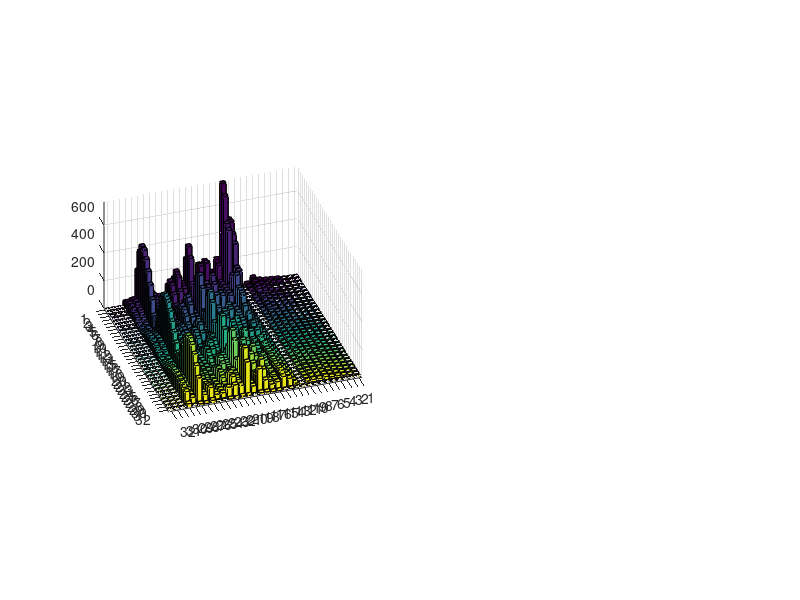

Write the MATLAB code that produced this figure. (Note: this script raises an error after producing the figure.)
clc
clear
close all

input = [0.56419 0.750403 0.660522 0.911273 1.34284 1.50121 1.34837 1.305 1.65285 1.95048 1.8992 1.70324 1.84558 2.21515 2.33643 2.14315 2.0558 2.35662 2.63985 2.5734 2.35395 2.45887 2.81079 2.93 2.72624 2.61385 2.88901 3.17099 3.10471 2.87211 2.95047 0.0621628 
2.25676 2.44332 1.42213 1.76903 1.95221 1.78768 2.18511 3.1298 3.22037 3.22354 3.52132 3.54031 4.41476 4.63621 4.677 5.68094 5.03376 3.09151 3.65267 4.86399 4.61605 4.36635 6.02914 6.32874 5.15124 5.98927 6.68356 6.17421 5.6615 5.44711 6.29439 0.58132 
4.23142 3.94456 3.4733 4.12155 2.3928 3.55288 3.73559 3.38994 4.2894 4.46669 4.38115 5.8908 6.43707 6.06561 5.73139 7.16062 8.34532 7.0581 7.71016 7.28282 7.52989 10.1024 9.13888 7.78747 8.42773 8.5418 8.21797 9.38484 9.48922 8.68203 9.59718 1.00255 
12.1301 11.3906 4.38321 5.95409 5.66948 5.934 4.4239 7.94437 6.94301 4.47371 4.38464 5.56272 7.82891 6.10774 8.14562 9.06205 6.32662 10.5496 10.4044 14.5675 19.2359 16.5443 13.5351 10.0534 12.8025 14.1586 12.18 15.7171 16.5669 15.4267 14.6434 3.15166 
16.6436 14.827 2.39728 8.70413 5.45704 5.55617 6.94175 8.20591 7.55852 9.31936 8.58058 6.93269 9.11779 8.56121 7.7632 10.2983 11.0582 10.1053 10.4061 10.4188 14.2218 13.7182 10.3337 16.4303 16.6698 18.0921 21.2474 18.4116 17.8063 15.6946 14.3639 3.06792 
19.7466 14.9117 8.60657 14.3124 7.28036 7.578 5.81251 7.1823 8.30536 10.065 9.50471 13.349 11.552 8.70406 11.8343 10.2614 9.21384 11.1927 10.3937 12.0246 11.0339 12.7843 12.9788 9.5173 12.4312 13.6695 15.5631 18.974 13.7465 19.6121 22.3798 3.3702 
28.2095 22.8572 19.9214 22.0993 7.71517 15.5638 13.1066 10.913 11.2476 9.18182 13.0494 12.9474 12.7867 16.9377 11.3796 15.4616 14.6363 13.3177 12.989 16.2006 14.4635 13.1735 12.7353 14.0412 15.0713 14.5534 15.3934 15.9649 16.0502 16.4949 16.7629 2.93363 
51.0592 46.3167 41.0614 43.5024 21.1156 36.9497 27.5259 25.7032 26.9192 15.5808 14.876 15.2229 12.7405 13.8816 15.5851 18.4932 16.1136 21.7614 20.957 19.0624 22.5763 15.6725 22.4276 20.5124 18.0191 20.9186 15.6472 17.0764 19.0989 17.6488 18.3546 1.88541 
14.3868 17.0769 15.6524 12.8825 9.96753 12.7228 11.6848 12.1272 11.5386 11.129 10.5531 11.8841 11.8757 12.1254 14.2101 13.0911 13.9406 13.2883 10.5865 11.2834 11.1311 11.128 12.6271 12.6161 11.4516 12.0026 11.2907 10.6077 13.7815 14.5932 13.8152 1.33262 
0 0 0 0 0 0 0 0 0 0 0 0 0 0 0 0 0 0 0 0 0 0 0 0 0 0 0 0 0 0 0 0 
17.2078 20.836 18.0636 16.683 12.4326 11.9507 8.91597 8.44977 10.9292 10.6137 11.615 11.5686 12.0778 12.079 11.7517 11.8875 10.2898 10.4468 11.1811 9.20151 10.7776 12.3525 11.2903 13.6184 14.1972 13.4675 15.4109 15.8321 15.9627 15.6167 14.4279 2.20272 
501.282 506.952 441.939 396.491 247.298 246.766 105.19 116.603 47.7381 90.4856 42.5067 70.3063 56.1384 69.1823 49.5531 74.5357 40.9878 67.7776 39.5241 57.0972 45.8197 55.7474 50.4413 52.3307 47.2642 52.0781 47.6307 57.7018 50.8908 59.8002 57.1682 6.16326 
768.99 700.15 527.013 502.169 134.087 225.375 128.487 273.385 203.497 211.356 197.736 145.24 74.1067 136.574 92.8296 115.861 90.9214 111.891 74.3042 104.473 77.3714 107.396 91.2262 98.1377 87.5572 88.9032 77.8033 79.9678 91.125 100.179 78.0266 2.28709 
229.907 209.421 113.154 120.864 120.899 123.659 130.519 134.253 86.1158 101.878 103.3 106.429 91.6187 95.6852 73.5396 65.4596 88.7148 111.13 73.5912 83.1147 77.3912 55.0758 60.1783 76.1722 63.1261 41.1067 51.8949 54.8781 51.7965 43.6159 47.9786 7.46126 
146.125 132.469 33.441 77.3199 111.843 74.4482 36.0352 66.7797 72.2955 51.4982 60.2356 76.428 41.5841 36.7739 43.8502 65.8459 37.8352 30.4852 52.5433 56.6709 29.8348 44.3079 39.9418 39.511 36.3984 46.2689 46.4211 36.4256 36.0122 46.5143 39.2444 7.78442 
231.6 243.116 119.23 137.208 223.009 183.93 91.9638 90.1432 188.716 195.758 101.474 141.707 199.499 191.252 116.502 156.025 194.244 170.245 104.751 180.457 201.243 150.68 103.607 149.233 180.693 134.81 77.7672 131.356 180.342 131.951 77.2225 13.6984 
214.11 230.609 119.911 89.4466 173.125 169.194 122.919 67.6264 153.627 207.422 138.681 88.8275 114.066 184.431 159.497 95.6072 115.494 199.089 179.193 133.403 132.395 159.792 187.606 150.969 86.532 126.55 179.755 136.642 90.2675 107.853 164.888 15.4009 
107.196 147.673 116.06 58.8754 38.2807 56.18 67.8395 77.5036 83.2247 76.0177 57.1292 42.3656 43.8255 55.5802 66.2012 60.4839 35.3925 20.6344 39.9454 49.958 46.4901 35.7741 39.2735 56.2226 59.4695 45.333 37.2233 46.3947 49.9274 46.058 48.4431 1.3494 
269.401 384.67 322.409 159.094 34.1263 193.168 295.951 319.106 248.038 103.537 122.394 262.565 315.094 263.121 141.365 68.6763 179.371 266.977 281.986 209.627 81.8156 134.478 255.08 296.126 245.735 130.722 67.2056 192.889 291.203 308.425 229.666 11.3762 
86.8852 127.033 113.416 69.0758 23.4341 34.5272 52.8984 56.7421 55.7471 57.6701 60.9568 59.5872 50.5719 43.1631 56.9169 81.0321 94.6986 88.1935 63.2297 39.7834 54.3114 77.8655 83.7193 71.2416 59.1472 68.7824 84.3572 87.3136 77.6534 67.4833 67.8718 13.2631 
146.689 218.488 201.245 123.701 25.4801 90.6704 157.665 175.701 144.885 80.9397 31.3954 79.9691 117.096 117.13 81.3437 26.3688 47.7466 91.8566 104.79 82.9604 44.7487 57.1169 97.0992 112.488 93.5962 52.5886 50.6511 95.0397 122.113 116.112 79.4966 5.5079 
102.4 155.641 151.394 108.594 50.8675 47.6717 91.9361 118.035 117.567 93.3428 55.0749 33.5751 61.6834 87.7893 91.9695 71.618 35.9575 33.2888 68.481 90.0794 88.8212 67.6337 41.9607 46.508 71.9427 88.5268 87.6489 69.9509 46.1619 46.242 70.8464 9.36254 
34.4156 54.0263 56.9847 49.0863 35.3998 20.9547 9.24463 7.27171 18.2382 31.8294 44.1281 51.5365 51.8023 45.0056 33.7752 23.2334 20.1004 24.2334 29.7221 34.6645 38.8082 41.2597 40.8957 37.5789 32.7977 29.3099 29.2334 31.9156 35.2312 37.5899 38.0361 2.21974 
40.9037 64.9213 70.1631 63.1416 49.1762 33.5443 19.6538 9.43284 15.4407 32.3444 50.2068 64.2785 71.0845 69.3805 60.8199 49.9308 42.8255 42.5506 45.8967 49.2085 51.8636 54.2701 55.6642 54.2329 48.6788 39.3949 28.9359 22.3284 23.7702 29.5905 35.3582 4.19653 
57.5473 92.1659 101.489 94.0083 75.9172 53.3149 30.7806 13.2755 23.1736 47.0268 71.5593 91.98 104.65 108.27 104.738 98.664 94.8953 94.9755 96.6738 97.41 96.6487 95.199 93.1937 89.2938 82.0402 71.9819 63.1102 61.6357 69.3767 81.2006 91.5236 22.7418 
62.3429 100.353 111.723 105.546 88.4619 67.5443 48.846 35.6827 30.0666 35.558 50.1338 66.7327 79.6957 86.0045 85.6064 81.1543 76.5158 74.1549 73.6704 73.5643 73.5758 74.4549 75.9415 75.957 72.1093 63.6394 52.4431 43.0907 40.4553 44.0908 49.559 8.31654 
251.064 409.699 470.061 467.772 424.73 360.326 286.405 204.244 110.228 32.5041 127.934 237.513 325.353 378.409 392.566 373.066 331.745 281.052 227.726 172.662 124.001 121.658 182.541 261.076 326.928 365.571 372.001 348.686 302.807 242.728 175.907 13.2454 
45.1352 72.9093 81.7944 78.3174 67.1491 53.2507 40.7399 31.4782 26.3752 29.1484 40.9455 56.3666 69.8777 77.731 78.2043 71.7871 61.063 50.1868 43.5245 42.7944 46.0653 51.1716 57.2538 63.4674 68.2434 69.8746 67.4388 61.3508 53.4579 46.7029 43.9352 2.99011 
37.2365 62.0147 73.8657 77.0182 72.9132 62.9423 49.1327 35.2408 29.3606 37.6201 52.2631 66.2744 76.6245 81.8869 81.5175 75.7324 65.6137 53.5514 44.3397 44.8237 56.1372 72.4371 88.8506 102.713 112.604 117.895 118.591 115.263 108.986 101.247 93.7535 28.8658 
0 0 0 0 0 0 0 0 0 0 0 0 0 0 0 0 0 0 0 0 0 0 0 0 0 0 0 0 0 0 0 0 
0 0 0 0 0 0 0 0 0 0 0 0 0 0 0 0 0 0 0 0 0 0 0 0 0 0 0 0 0 0 0 0 
0 0 0 0 0 0 0 0 0 0 0 0 0 0 0 0 0 0 0 0 0 0 0 0 0 0 0 0 0 0 0 0 
];


database_data = [0 0 0 0 0 0 0 0 0 0 0 0 0 0 0 0 0 0 0 0 0 0 0 0 0 0 0 0 0 0 0 0 
2.82095 2.71888 1.05078 2.34252 2.4494 1.93877 1.30106 2.91171 4.13131 3.67493 3.86216 4.48139 4.64754 5.11155 5.59118 5.91168 5.30614 4.5713 4.62461 4.01131 4.72296 6.09915 6.68588 6.99043 6.22811 6.40808 7.1605 5.90295 6.28485 7.47224 6.88133 0.278405 
4.51352 4.37583 3.03351 2.50936 1.59078 3.00395 4.3151 5.05278 5.26247 5.26657 3.76724 4.80564 3.43251 5.11793 6.87887 6.76232 7.27575 5.79817 6.36587 6.19281 7.1108 7.72719 7.45951 8.4136 7.60302 8.00236 8.91435 7.90093 5.99562 7.82002 8.3511 0.00862025 
5.92399 5.81178 3.60897 4.04714 4.20161 2.64288 3.62816 4.4592 3.21119 4.83166 7.67804 8.29567 5.85335 5.05609 6.74409 7.47744 4.40506 5.82373 5.51415 7.30521 8.44544 9.69722 10.5707 7.9374 9.14389 8.81561 9.65227 8.97797 8.37823 9.09039 11.1833 1.10513 
15.2331 11.8794 4.409 6.86052 7.89682 12.5958 8.57459 4.95727 8.24852 8.87362 4.96921 5.38251 5.65659 8.51927 9.96464 11.1853 11.3754 9.9868 6.60133 6.39966 5.81032 9.29741 7.41282 11.1453 9.03586 17.1439 20.8918 17.311 21.1726 17.0305 19.3898 8.33987 
19.1824 17.1675 4.1184 7.58657 4.36668 6.14147 11.0814 14.2718 12.2641 7.45566 8.95842 13.9725 15.1209 11.7465 5.30262 7.195 5.89326 8.44356 15.4626 17.5792 15.984 13.0326 7.97398 7.54947 7.33678 9.52504 9.48532 10.7815 9.10984 15.9249 13.277 2.35743 
24.2602 23.7696 12.5871 8.16758 5.15648 10.4993 4.79862 8.23136 12.7306 13.961 11.8864 8.82278 9.77237 14.9748 19.8805 18.4565 14.1027 11.3455 7.48193 9.31975 8.92492 11.9896 16.4783 19.4107 21.3532 19.789 13.7093 11.9607 10.0793 10.163 10.2249 1.46704 
54.4443 56.0591 38.4171 30.6995 6.97713 14.2766 17.6827 20.6405 15.4517 14.4034 9.31614 9.79262 10.4929 13.0067 13.6952 17.5649 25.2727 29.0543 28.2986 25.2539 21.4558 17.6626 13.9089 14.6671 14.8021 18.4755 22.7607 23.6291 23.3661 22.7053 21.4427 3.70897 
17.772 20.5784 13.292 4.922 9.97846 16.6693 21.0852 20.6221 18.6683 13.8385 9.7517 11.3038 15.0259 17.4383 17.5844 14.6572 9.37575 9.82657 11.4312 14.0781 15.4751 15.6311 13.0548 10.2531 9.40928 11.4021 14.5444 14.8798 12.5471 12.2542 11.1781 2.08625 
0 0 0 0 0 0 0 0 0 0 0 0 0 0 0 0 0 0 0 0 0 0 0 0 0 0 0 0 0 0 0 0 
16.9257 23.3661 22.9981 22.9994 20.6229 18.957 19.212 17.3767 16.7899 15.9802 12.5982 11.9173 11.7453 9.87955 10.8791 16.3587 21.6005 20.174 14.2468 13.819 11.9448 8.9464 15.8721 18.7762 18.7476 19.9404 16.6206 13.5682 17.0158 16.3037 12.8974 0.935712 
477.586 523.202 475.442 438.906 336.285 291.417 178.99 158.023 69.5971 89.9077 58.3927 81.3111 58.7578 61.3274 58.6275 71.6584 61.8802 67.1865 63.7385 61.0102 42.2969 45.7853 37.3472 40.5747 45.1858 49.7869 46.7953 55.6706 56.7031 72.3253 75.4857 17.8441 
746.987 783.044 603.943 503.344 223.924 211.449 179.893 266.113 286.482 278.012 217.106 187.199 97.0347 106.349 76.7011 97.5246 94.6978 134.054 100.831 96.6736 79.2212 77.6861 63.7828 74.2612 70.4888 77.9998 76.8973 83.1164 81.7452 88.2707 95.8849 30.8965 
223.983 229.359 92.0973 82.9437 146.996 186.389 189.431 167.015 112.762 80.1555 65.483 80.525 91.7618 95.8177 88.1142 72.6641 49.3139 48.2148 69.545 80.3447 67.6543 52.469 34.9341 47.2559 59.6388 60.4925 48.7208 44.0517 43.299 43.6631 46.6114 13.5536 
136.534 114.965 28.9764 104.426 156.241 133.74 39.7896 58.3374 107.508 108.455 56.5749 39.7119 59.6326 68.3858 40.7271 31.9838 39.5857 47.3909 32.9513 31.5089 43.0352 44.4892 28.2499 38.3248 47.6462 42.9921 27.715 37.9842 42.9408 42.1723 33.616 5.71697 
228.215 195.579 118.05 243.977 282.564 179.806 82.7258 202.747 253.522 171.113 101.773 187.285 208.709 153.746 110.602 154.993 164.74 130.344 113.239 147.467 146.96 121.163 110.728 140.671 143.35 112.908 110.694 144.464 143.196 117.766 106.132 21.6168 
209.314 172.052 119.799 236.202 229.047 114.865 112.273 197.87 166.611 78.0778 121.993 149.89 89.8678 87.4116 132.483 106.971 72.389 129.536 148.086 98.5751 99.3752 164.829 166.096 105.892 101.634 178.04 176.87 108.631 97.3841 168.099 163.392 28.3182 
93.9376 54.8687 109.103 117.176 27.2189 70.4875 97.0724 53.025 51.9329 68.5456 25.7711 35.2019 39.6819 29.1721 21.5288 27.778 23.0244 36.5072 41.4403 33.6934 45.9814 66.6631 38.7948 43.0134 80.2 56.2928 44.0933 72.6746 47.598 46.9859 62.0915 3.58 
256.424 151.002 322.836 357.701 60.5722 239.05 358.171 178.165 229.602 340.183 153.236 176.076 325.726 212.767 122.346 286.198 206.869 109.446 264.172 233.184 57.968 226.085 230.506 89.6544 206.548 239.626 74.7112 182.985 237.084 114.753 172.384 69.8341 
84.0642 44.9738 117.234 109.928 21.1596 84.4053 68.3399 23.4421 50.625 60.3471 52.4181 50.5299 65.3013 72.97 48.3869 60.9036 92.4527 60.174 61.6467 88.8204 58.0224 54.7624 94.9387 71.6979 62.2875 87.2709 82.3518 61.6455 84.4249 87.5477 63.788 16.1473 
142.458 78.0444 205.052 199.268 39.7859 174.231 145.512 61.9985 157.333 135.798 35.6628 117.346 89.1739 51.1454 65.8996 79.3393 46.0046 45.6431 68.7108 81.0142 40.6248 69.902 114.87 69.1601 90.0229 135.022 71.4306 94.364 151.951 87.8786 111.19 55.9282 
105.221 52.6622 162.562 144.012 56.4601 149.037 94.6353 73.6599 144.68 96.6155 75.4465 121.495 47.0425 68.4444 93.4581 61.2055 53.5411 77.9237 40.9974 42.0468 60.7758 53.8328 32.2371 56.174 62.8426 32.3937 67.4356 71.748 37.3237 71.3435 78.5095 3.66224 
32.4409 11.9727 60.4571 37.1422 48.8893 54.4629 14.6261 53.1855 27.2506 33.4761 54.1948 17.3825 57.9181 38.7827 39.5229 54.3766 18.691 52.6496 35.7438 40.3117 51.5163 37.7179 49.1348 48.4801 33.4772 53.1197 28.2101 45.3053 41.9502 33.1885 48.2721 6.77896 
39.7754 13.3788 76.1585 42.6229 67.1679 65.0904 29.6817 68.2257 20.4097 49.0006 60.2281 17.5674 77.9675 31.827 70.4793 59.2555 50.7449 69.298 48.7498 62.7718 64.2383 52.4623 68.9526 52.915 54.6127 58.0381 29.4006 54.8979 26.1154 42.757 45.4043 8.14466 
57.5473 18.2616 111.201 59.6484 100.89 92.8962 49.7044 100.594 25.9789 77.3264 86.8 35.1278 122.447 44.8345 125.337 89.0185 108.606 113.885 100.021 114.737 108.577 102.463 111.181 94.1432 93.7586 93.7287 68.3643 90.327 70.2661 81.3108 93.586 10.6425 
54.1622 16.1773 107.098 53.7878 104.522 86.1288 66.08 98.0696 14.2164 83.3209 49.0063 46.8209 83.8659 22.8254 91.5101 59.206 78.128 87.6477 69.1584 95.139 85.1608 87.2046 104.407 80.5555 105.762 87.0567 85.7116 96.7177 55.6525 96.5171 44.7722 36.9821 
235.549 67.0697 473.97 228.994 485.525 382.402 345.356 467.619 115.008 451.122 148.12 333.498 346.407 157.888 440.062 137.287 407.776 292.704 270.074 385.848 112.994 379.541 199.868 286.421 334.678 174.58 379.202 197.955 317.932 301.266 180.423 146.708 
43.1605 15.8424 85.8862 43.6209 85.2092 69.1415 55.9523 80.8648 17.4742 73.6246 44.8917 51.239 78.8709 35.692 90.9621 55.1313 78.4146 79.6555 49.2306 90.4963 34.3458 86.2501 59.9026 76.2221 83.6899 74.7209 90.2009 82.9274 80.5402 87.4366 66.482 20.0367 
28.2095 7.71398 55.4914 25.9422 53.452 42.1514 34.1196 49.7661 23.2935 47.4382 44.6387 42.0641 62.0885 46.8741 62.6451 61.5197 47.1048 74.3249 32.8792 79.3493 49.9302 77.8338 75.8961 74.9692 90.6655 73.7162 89.8994 71.3042 78.4214 64.6463 68.2741 2.15828 
0 0 0 0 0 0 0 0 0 0 0 0 0 0 0 0 0 0 0 0 0 0 0 0 0 0 0 0 0 0 0 0 
0 0 0 0 0 0 0 0 0 0 0 0 0 0 0 0 0 0 0 0 0 0 0 0 0 0 0 0 0 0 0 0 
0 0 0 0 0 0 0 0 0 0 0 0 0 0 0 0 0 0 0 0 0 0 0 0 0 0 0 0 0 0 0 0 
];


subplot(121),
bar3(input);view([90,-30,60]);set(gcf,'renderer','zbuffer'); %set(gca, 'ZLim', [0.0 600000.0]);
title('Spherical Harmonics Descriptors of The Rotated Model'); xlabel('Frequency'); ylabel('Radius');zlabel('Energy');
subplot(122),
bar3(database_data);view([90,-30,60]);set(gcf,'renderer','zbuffer');  %set(gca, 'ZLim', [0.0 600000.0]);
title('Spherical Harmonics Descriptors of The Origin Model'); xlabel('Frequency'); ylabel('Radius');zlabel('Energy');

